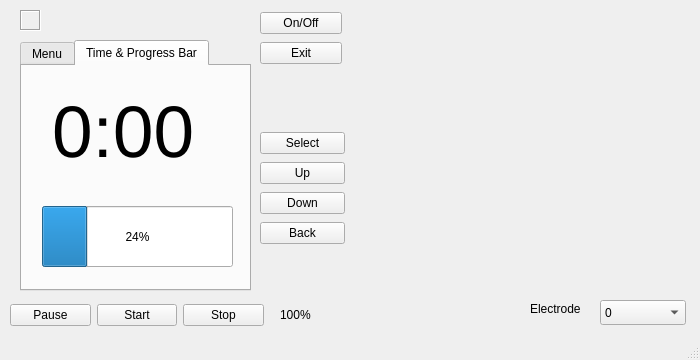
<?xml version="1.0" encoding="UTF-8"?>
<ui version="4.0">
 <class>MainWindow</class>
 <widget class="QMainWindow" name="MainWindow">
  <property name="geometry">
   <rect>
    <x>0</x>
    <y>0</y>
    <width>700</width>
    <height>360</height>
   </rect>
  </property>
  <property name="windowTitle">
   <string>MainWindow</string>
  </property>
  <widget class="QWidget" name="centralwidget">
   <widget class="QLedLabel" name="deviceStatus">
    <property name="geometry">
     <rect>
      <x>20</x>
      <y>10</y>
      <width>21</width>
      <height>21</height>
     </rect>
    </property>
    <property name="frameShape">
     <enum>QFrame::Box</enum>
    </property>
    <property name="frameShadow">
     <enum>QFrame::Sunken</enum>
    </property>
    <property name="text">
     <string/>
    </property>
   </widget>
   <widget class="QWidget" name="verticalLayoutWidget">
    <property name="geometry">
     <rect>
      <x>260</x>
      <y>130</y>
      <width>85</width>
      <height>120</height>
     </rect>
    </property>
    <layout class="QVBoxLayout" name="MenuControls">
     <item>
      <widget class="QPushButton" name="menuSelect">
       <property name="text">
        <string>Select</string>
       </property>
      </widget>
     </item>
     <item>
      <widget class="QPushButton" name="menuUp">
       <property name="text">
        <string>Up</string>
       </property>
      </widget>
     </item>
     <item>
      <widget class="QPushButton" name="menuDown">
       <property name="text">
        <string>Down</string>
       </property>
      </widget>
     </item>
     <item>
      <widget class="QPushButton" name="menuBack">
       <property name="text">
        <string>Back</string>
       </property>
      </widget>
     </item>
    </layout>
   </widget>
   <widget class="QWidget" name="horizontalLayoutWidget">
    <property name="geometry">
     <rect>
      <x>10</x>
      <y>300</y>
      <width>254</width>
      <height>31</height>
     </rect>
    </property>
    <layout class="QHBoxLayout" name="ControlButtons">
     <item>
      <widget class="QPushButton" name="pauseButton">
       <property name="text">
        <string>Pause</string>
       </property>
      </widget>
     </item>
     <item>
      <widget class="QPushButton" name="startButton">
       <property name="text">
        <string>Start</string>
       </property>
      </widget>
     </item>
     <item>
      <widget class="QPushButton" name="stopButton">
       <property name="text">
        <string>Stop</string>
       </property>
      </widget>
     </item>
    </layout>
   </widget>
   <widget class="QLabel" name="batteryIndicator">
    <property name="geometry">
     <rect>
      <x>280</x>
      <y>299</y>
      <width>41</width>
      <height>31</height>
     </rect>
    </property>
    <property name="text">
     <string>100%</string>
    </property>
   </widget>
   <widget class="QWidget" name="verticalLayoutWidget_2">
    <property name="geometry">
     <rect>
      <x>260</x>
      <y>10</y>
      <width>82</width>
      <height>58</height>
     </rect>
    </property>
    <layout class="QVBoxLayout" name="PowerButtons">
     <item>
      <widget class="QPushButton" name="powerButton">
       <property name="text">
        <string>On/Off</string>
       </property>
      </widget>
     </item>
     <item>
      <widget class="QPushButton" name="exitButton">
       <property name="text">
        <string>Exit</string>
       </property>
      </widget>
     </item>
    </layout>
   </widget>
   <widget class="QTabWidget" name="tabWidget">
    <property name="geometry">
     <rect>
      <x>20</x>
      <y>40</y>
      <width>231</width>
      <height>251</height>
     </rect>
    </property>
    <property name="currentIndex">
     <number>1</number>
    </property>
    <widget class="QWidget" name="tab">
     <attribute name="title">
      <string>Menu</string>
     </attribute>
     <widget class="QListWidget" name="menuListWidget">
      <property name="geometry">
       <rect>
        <x>0</x>
        <y>0</y>
        <width>227</width>
        <height>221</height>
       </rect>
      </property>
     </widget>
    </widget>
    <widget class="QWidget" name="tab_2">
     <attribute name="title">
      <string>Time &amp;&amp; Progress Bar</string>
     </attribute>
     <widget class="QLabel" name="timer">
      <property name="geometry">
       <rect>
        <x>30</x>
        <y>30</y>
        <width>161</width>
        <height>71</height>
       </rect>
      </property>
      <property name="font">
       <font>
        <pointsize>55</pointsize>
       </font>
      </property>
      <property name="text">
       <string>0:00</string>
      </property>
     </widget>
     <widget class="QProgressBar" name="progressBar">
      <property name="geometry">
       <rect>
        <x>20</x>
        <y>140</y>
        <width>191</width>
        <height>61</height>
       </rect>
      </property>
      <property name="value">
       <number>24</number>
      </property>
     </widget>
    </widget>
   </widget>
   <widget class="QCustomPlot" name="plotWidget" native="true">
    <property name="geometry">
     <rect>
      <x>350</x>
      <y>10</y>
      <width>341</width>
      <height>281</height>
     </rect>
    </property>
   </widget>
   <widget class="QComboBox" name="electrodeCombo">
    <property name="geometry">
     <rect>
      <x>600</x>
      <y>300</y>
      <width>86</width>
      <height>25</height>
     </rect>
    </property>
    <item>
     <property name="text">
      <string>0</string>
     </property>
    </item>
    <item>
     <property name="text">
      <string>1</string>
     </property>
    </item>
    <item>
     <property name="text">
      <string>2</string>
     </property>
    </item>
    <item>
     <property name="text">
      <string>3</string>
     </property>
    </item>
    <item>
     <property name="text">
      <string>4</string>
     </property>
    </item>
    <item>
     <property name="text">
      <string>5</string>
     </property>
    </item>
    <item>
     <property name="text">
      <string>6</string>
     </property>
    </item>
    <item>
     <property name="text">
      <string>7</string>
     </property>
    </item>
    <item>
     <property name="text">
      <string>8</string>
     </property>
    </item>
    <item>
     <property name="text">
      <string>9</string>
     </property>
    </item>
    <item>
     <property name="text">
      <string>10</string>
     </property>
    </item>
    <item>
     <property name="text">
      <string>11</string>
     </property>
    </item>
    <item>
     <property name="text">
      <string>12</string>
     </property>
    </item>
    <item>
     <property name="text">
      <string>13</string>
     </property>
    </item>
    <item>
     <property name="text">
      <string>14</string>
     </property>
    </item>
    <item>
     <property name="text">
      <string>15</string>
     </property>
    </item>
    <item>
     <property name="text">
      <string>16</string>
     </property>
    </item>
    <item>
     <property name="text">
      <string>17</string>
     </property>
    </item>
    <item>
     <property name="text">
      <string>18</string>
     </property>
    </item>
    <item>
     <property name="text">
      <string>19</string>
     </property>
    </item>
    <item>
     <property name="text">
      <string>20</string>
     </property>
    </item>
   </widget>
   <widget class="QLabel" name="electrodeLabel">
    <property name="geometry">
     <rect>
      <x>530</x>
      <y>300</y>
      <width>62</width>
      <height>17</height>
     </rect>
    </property>
    <property name="text">
     <string>Electrode</string>
    </property>
   </widget>
  </widget>
  <widget class="QStatusBar" name="statusbar"/>
 </widget>
 <customwidgets>
  <customwidget>
   <class>QLedLabel</class>
   <extends>QLabel</extends>
   <header>qledlabel.h</header>
  </customwidget>
  <customwidget>
   <class>QCustomPlot</class>
   <extends>QWidget</extends>
   <header>qcustomplot.h</header>
   <container>1</container>
  </customwidget>
 </customwidgets>
 <resources/>
 <connections/>
</ui>
